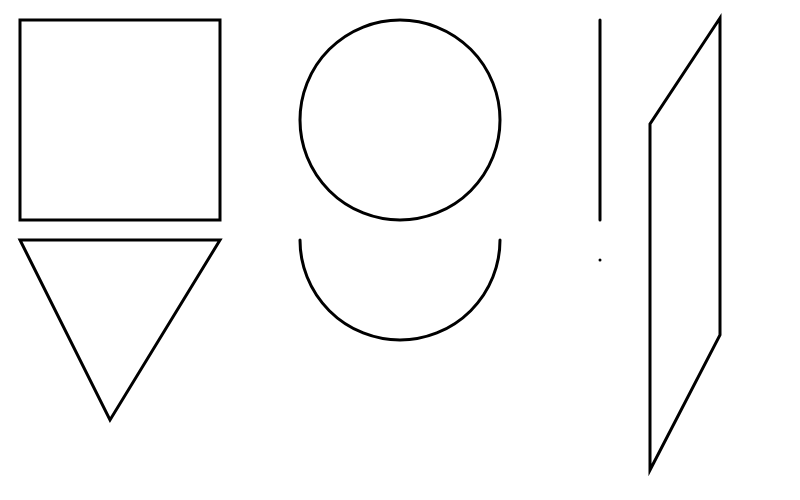
Frame 1 (no input)
Frame 60 (no input): identical to frame 1, image omitted
Frame 120 (the mouse pressed at the canvas centre since frame 60): identical to frame 1, image omitted

The p5.js sketch that drew this single still picture (run headless with seeded random() and noise() and a simulated clock; from frame 60 on, the mouse is pressed at the canvas centre):

// p5.js sketch
// ── sketch.js
function setup() {
  createCanvas(800,500);
}

function draw() {
  background(255);
  noFill();
  strokeWeight(3);
  rect(20,20,200,200);
  ellipse(400,120,200,200);
  line(600,20,600,220);
  triangle(20,240,220,240,110,420);
  arc(400,240,200,200,0,PI);
  quad(720, 18, 650, 124, 650, 470, 720, 335);
  
  point(600,260);
}
